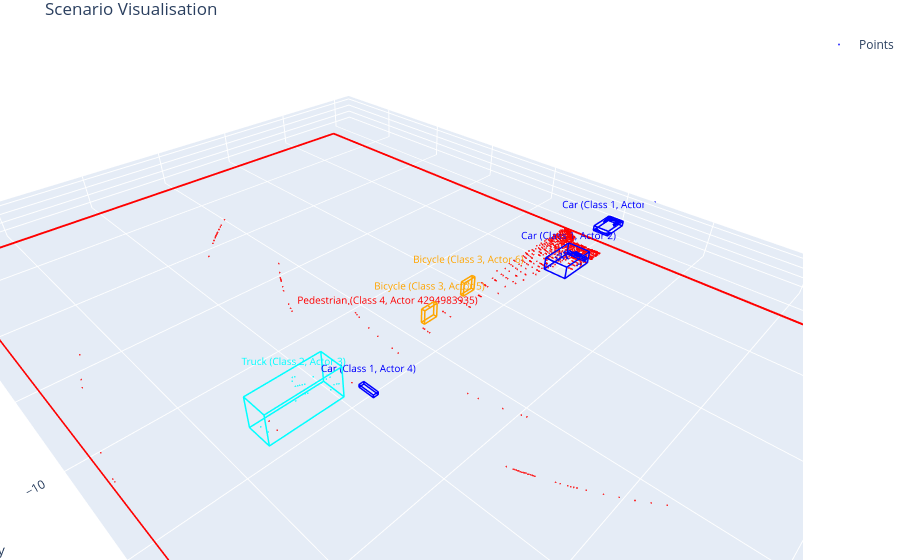

The cell this chart's notebook holds for it:
### Code cell
# Process Sangam Scenario
folder = '/Users/pavanreddy/Documents/MATLAB/LidarAnalysis/scripts/../lidar_dataset/Exported_PCD_Files_sangam_Final'
files = sorted(glob.glob(os.path.join(folder, '*.pcd')))

if files:
    print(f"Loading first frame: {files[0]}")
    df = load_pcd(files[0])
    
    if df is not None:
        boxes = extract_bounding_boxes(df)
        print(f"Extracted {len(boxes)} bounding boxes.")
        visualize_frame(df, boxes)
else:
    print("No PCD files found in the specified directory.")

### Figure 1 — Plotly figure (JSON) as saved in the notebook; plotly's stock layout.template omitted (floating-point values rounded to 4 significant figures; data arrays with more than 128 entries replaced by an {"elided": "..."} marker saying what was removed)
{"data": [{"marker": {"color": {"elided": "4332 str values"}, "opacity": 0.8, "size": 1}, "mode": "markers", "name": "Points", "type": "scatter3d", "x": {"elided": "4332 float values"}, "y": {"elided": "4332 float values"}, "z": {"elided": "4332 float values"}}, {"hoverinfo": "none", "line": {"color": "blue", "width": 3}, "mode": "lines", "showlegend": false, "type": "scatter3d", "x": [-1.106, 2.218, 2.218, -1.106, -1.106, null, -1.106, 2.218, 2.218, -1.106, -1.106, null, -1.106, -1.106, null, 2.218, 2.218, null, 2.218, 2.218, null, -1.106, -1.106], "y": [-0.9075, -0.9075, 0.9087, 0.9087, -0.9075, null, -0.9075, -0.9075, 0.9087, 0.9087, -0.9075, null, -0.9075, -0.9075, null, -0.9075, -0.9075, null, 0.9087, 0.9087, null, 0.9087, 0.9087], "z": [-0.7566, -0.7566, -0.7566, -0.7566, -0.7566, null, -0.1691, -0.1691, -0.1691, -0.1691, -0.1691, null, -0.7566, -0.1691, null, -0.7566, -0.1691, null, -0.7566, -0.1691, null, -0.7566, -0.1691]}, {"mode": "text", "showlegend": false, "text": ["Car (Class 1, Actor 1)"], "textfont": {"color": "blue", "size": 10}, "type": "scatter3d", "x": [0.5558], "y": [0.0006], "z": [0.3309]}, {"hoverinfo": "none", "line": {"color": "blue", "width": 3}, "mode": "lines", "showlegend": false, "type": "scatter3d", "x": [7.537, 11.92, 11.92, 7.537, 7.537, null, 7.537, 11.92, 11.92, 7.537, 7.537, null, 7.537, 7.537, null, 11.92, 11.92, null, 11.92, 11.92, null, 7.537, 7.537], "y": [-0.8424, -0.8424, 1.756, 1.756, -0.8424, null, -0.8424, -0.8424, 1.756, 1.756, -0.8424, null, -0.8424, -0.8424, null, -0.8424, -0.8424, null, 1.756, 1.756, null, 1.756, 1.756], "z": [-1.587, -1.587, -1.587, -1.587, -1.587, null, -0.1818, -0.1818, -0.1818, -0.1818, -0.1818, null, -1.587, -0.1818, null, -1.587, -0.1818, null, -1.587, -0.1818, null, -1.587, -0.1818]}, {"mode": "text", "showlegend": false, "text": ["Car (Class 1, Actor 2)"], "textfont": {"color": "blue", "size": 10}, "type": "scatter3d", "x": [9.726], "y": [0.4568], "z": [0.3182]}, {"hoverinfo": "none", "line": {"color": "cyan", "width": 3}, "mode": "lines", "showlegend": false, "type": "scatter3d", "x": [39.82, 47.23, 47.23, 39.82, 39.82, null, 39.82, 47.23, 47.23, 39.82, 39.82, null, 39.82, 39.82, null, 47.23, 47.23, null, 47.23, 47.23, null, 39.82, 39.82], "y": [-3.808, -3.808, -1.176, -1.176, -3.808, null, -3.808, -3.808, -1.176, -1.176, -3.808, null, -3.808, -3.808, null, -3.808, -3.808, null, -1.176, -1.176, null, -1.176, -1.176], "z": [-1.435, -1.435, -1.435, -1.435, -1.435, null, 1.85, 1.85, 1.85, 1.85, 1.85, null, -1.435, 1.85, null, -1.435, 1.85, null, -1.435, 1.85, null, -1.435, 1.85]}, {"mode": "text", "showlegend": false, "text": ["Truck (Class 2, Actor 3)"], "textfont": {"color": "cyan", "size": 10}, "type": "scatter3d", "x": [43.52], "y": [-2.492], "z": [2.35]}, {"hoverinfo": "none", "line": {"color": "blue", "width": 3}, "mode": "lines", "showlegend": false, "type": "scatter3d", "x": [38.26, 38.78, 38.78, 38.26, 38.26, null, 38.26, 38.78, 38.78, 38.26, 38.26, null, 38.26, 38.26, null, 38.78, 38.78, null, 38.78, 38.78, null, 38.26, 38.26], "y": [-0.4367, -0.4367, 1.285, 1.285, -0.4367, null, -0.4367, -0.4367, 1.285, 1.285, -0.4367, null, -0.4367, -0.4367, null, -0.4367, -0.4367, null, 1.285, 1.285, null, 1.285, 1.285], "z": [-0.5493, -0.5493, -0.5493, -0.5493, -0.5493, null, -0.2642, -0.2642, -0.2642, -0.2642, -0.2642, null, -0.5493, -0.2642, null, -0.5493, -0.2642, null, -0.5493, -0.2642, null, -0.5493, -0.2642]}, {"mode": "text", "showlegend": false, "text": ["Car (Class 1, Actor 4)"], "textfont": {"color": "blue", "size": 10}, "type": "scatter3d", "x": [38.52], "y": [0.424], "z": [0.2358]}, {"hoverinfo": "none", "line": {"color": "orange", "width": 3}, "mode": "lines", "showlegend": false, "type": "scatter3d", "x": [26.27, 27.97, 27.97, 26.27, 26.27, null, 26.27, 27.97, 27.97, 26.27, 26.27, null, 26.27, 26.27, null, 27.97, 27.97, null, 27.97, 27.97, null, 26.27, 26.27], "y": [-3.682, -3.682, -3.275, -3.275, -3.682, null, -3.682, -3.682, -3.275, -3.275, -3.682, null, -3.682, -3.682, null, -3.682, -3.682, null, -3.275, -3.275, null, -3.275, -3.275], "z": [-1.567, -1.567, -1.567, -1.567, -1.567, null, 0.0025, 0.0025, 0.0025, 0.0025, 0.0025, null, -1.567, 0.0025, null, -1.567, 0.0025, null, -1.567, 0.0025, null, -1.567, 0.0025]}, {"mode": "text", "showlegend": false, "text": ["Bicycle (Class 3, Actor 5)"], "textfont": {"color": "orange", "size": 10}, "type": "scatter3d", "x": [27.12], "y": [-3.479], "z": [0.5025]}, {"hoverinfo": "none", "line": {"color": "orange", "width": 3}, "mode": "lines", "showlegend": false, "type": "scatter3d", "x": [20.24, 21.91, 21.91, 20.24, 20.24, null, 20.24, 21.91, 21.91, 20.24, 20.24, null, 20.24, 20.24, null, 21.91, 21.91, null, 21.91, 21.91, null, 20.24, 20.24], "y": [-4.003, -4.003, -3.642, -3.642, -4.003, null, -4.003, -4.003, -3.642, -3.642, -4.003, null, -4.003, -4.003, null, -4.003, -4.003, null, -3.642, -3.642, null, -3.642, -3.642], "z": [-1.547, -1.547, -1.547, -1.547, -1.547, null, 0.0088, 0.0088, 0.0088, 0.0088, 0.0088, null, -1.547, 0.0088, null, -1.547, 0.0088, null, -1.547, 0.0088, null, -1.547, 0.0088]}, {"mode": "text", "showlegend": false, "text": ["Bicycle (Class 3, Actor 6)"], "textfont": {"color": "orange", "size": 10}, "type": "scatter3d", "x": [21.07], "y": [-3.822], "z": [0.5088]}, {"hoverinfo": "none", "line": {"color": "red", "width": 3}, "mode": "lines", "showlegend": false, "type": "scatter3d", "x": [2.625, 57.23, 57.23, 2.625, 2.625, null, 2.625, 57.23, 57.23, 2.625, 2.625, null, 2.625, 2.625, null, 57.23, 57.23, null, 57.23, 57.23, null, 2.625, 2.625], "y": [-46.76, -46.76, 34.22, 34.22, -46.76, null, -46.76, -46.76, 34.22, 34.22, -46.76, null, -46.76, -46.76, null, -46.76, -46.76, null, 34.22, 34.22, null, 34.22, 34.22], "z": [-1.625, -1.625, -1.625, -1.625, -1.625, null, -1.573, -1.573, -1.573, -1.573, -1.573, null, -1.625, -1.573, null, -1.625, -1.573, null, -1.625, -1.573, null, -1.625, -1.573]}, {"mode": "text", "showlegend": false, "text": ["Pedestrian (Class 4, Actor 4294983935)"], "textfont": {"color": "red", "size": 10}, "type": "scatter3d", "x": [29.93], "y": [-6.271], "z": [-1.073]}], "layout": {"margin": {"b": 0, "l": 0, "r": 0, "t": 30}, "scene": {"aspectmode": "data"}, "title": {"text": "Scenario Visualisation"}}}
